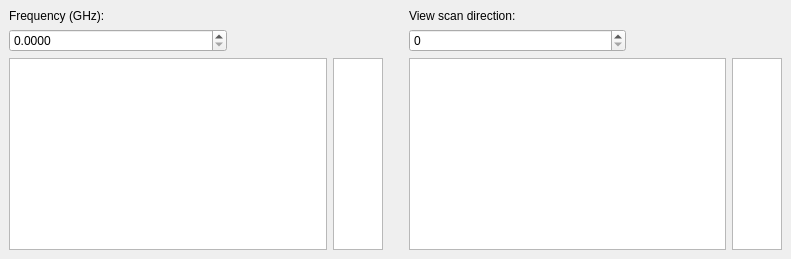
  <widget class="QDockWidget" name="sampleDock">
   <property name="sizePolicy">
    <sizepolicy hsizetype="Expanding" vsizetype="Expanding">
     <horstretch>0</horstretch>
     <verstretch>0</verstretch>
    </sizepolicy>
   </property>
   <property name="minimumSize">
    <size>
     <width>791</width>
     <height>192</height>
    </size>
   </property>
   <property name="windowTitle">
    <string>Sample stack</string>
   </property>
   <attribute name="dockWidgetArea">
    <number>1</number>
   </attribute>
   <widget class="QWidget" name="dockWidgetContents">
    <layout class="QGridLayout" name="gridLayout_6">
     <item row="0" column="0">
      <widget class="QLabel" name="label_7">
       <property name="text">
        <string>Frequency (GHz):</string>
       </property>
      </widget>
     </item>
     <item row="4" column="0">
      <widget class="ScanPlotWidget" name="multiFreqPlotView">
       <property name="enabled">
        <bool>true</bool>
       </property>
       <property name="sizePolicy">
        <sizepolicy hsizetype="Expanding" vsizetype="Expanding">
         <horstretch>0</horstretch>
         <verstretch>0</verstretch>
        </sizepolicy>
       </property>
       <property name="minimumSize">
        <size>
         <width>200</width>
         <height>0</height>
        </size>
       </property>
      </widget>
     </item>
     <item row="1" column="0">
      <layout class="QHBoxLayout" name="horizontalLayout">
       <item>
        <widget class="DoubleSpinBoxArrowSignal" name="frequencySliceSelector">
         <property name="layoutDirection">
          <enum>Qt::LeftToRight</enum>
         </property>
         <property name="readOnly">
          <bool>false</bool>
         </property>
         <property name="buttonSymbols">
          <enum>QAbstractSpinBox::UpDownArrows</enum>
         </property>
         <property name="decimals">
          <number>4</number>
         </property>
        </widget>
       </item>
       <item>
        <spacer name="horizontalSpacer_3">
         <property name="orientation">
          <enum>Qt::Horizontal</enum>
         </property>
         <property name="sizeType">
          <enum>QSizePolicy::Maximum</enum>
         </property>
         <property name="sizeHint" stdset="0">
          <size>
           <width>100</width>
           <height>20</height>
          </size>
         </property>
        </spacer>
       </item>
      </layout>
     </item>
     <item row="1" column="3">
      <layout class="QHBoxLayout" name="horizontalLayout_2">
       <item>
        <widget class="StringSpinBox" name="sampleTraceViewSpinBox"/>
       </item>
       <item>
        <spacer name="horizontalSpacer_4">
         <property name="orientation">
          <enum>Qt::Horizontal</enum>
         </property>
         <property name="sizeType">
          <enum>QSizePolicy::Maximum</enum>
         </property>
         <property name="sizeHint" stdset="0">
          <size>
           <width>100</width>
           <height>20</height>
          </size>
         </property>
        </spacer>
       </item>
      </layout>
     </item>
     <item row="0" column="3">
      <widget class="QLabel" name="label_8">
       <property name="text">
        <string>View scan direction:</string>
       </property>
      </widget>
     </item>
     <item row="4" column="2">
      <spacer name="horizontalSpacer_2">
       <property name="orientation">
        <enum>Qt::Horizontal</enum>
       </property>
       <property name="sizeType">
        <enum>QSizePolicy::Minimum</enum>
       </property>
       <property name="sizeHint" stdset="0">
        <size>
         <width>20</width>
         <height>20</height>
        </size>
       </property>
      </spacer>
     </item>
     <item row="4" column="4">
      <widget class="ScanPlotWidget" name="afmCbarView">
       <property name="sizePolicy">
        <sizepolicy hsizetype="Maximum" vsizetype="Expanding">
         <horstretch>0</horstretch>
         <verstretch>0</verstretch>
        </sizepolicy>
       </property>
       <property name="maximumSize">
        <size>
         <width>50</width>
         <height>16777215</height>
        </size>
       </property>
      </widget>
     </item>
     <item row="4" column="1">
      <widget class="ScanPlotWidget" name="multiFreqCbarView">
       <property name="sizePolicy">
        <sizepolicy hsizetype="Maximum" vsizetype="Expanding">
         <horstretch>0</horstretch>
         <verstretch>0</verstretch>
        </sizepolicy>
       </property>
       <property name="maximumSize">
        <size>
         <width>50</width>
         <height>16777215</height>
        </size>
       </property>
      </widget>
     </item>
     <item row="4" column="3">
      <widget class="ScanPlotWidget" name="afmPlotView">
       <property name="minimumSize">
        <size>
         <width>200</width>
         <height>0</height>
        </size>
       </property>
      </widget>
     </item>
    </layout>
   </widget>
  </widget>
